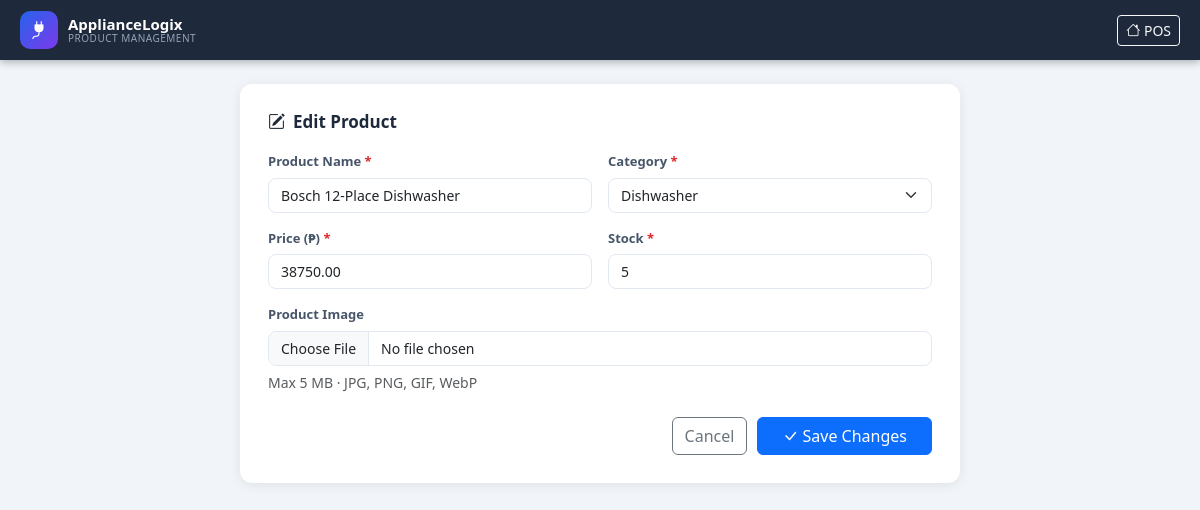
/products.php?action=edit&id=3, run on the app's committed database.
### tables this page shows
CREATE TABLE IF NOT EXISTS products (
    id           INT AUTO_INCREMENT PRIMARY KEY,
    product_name VARCHAR(150)  NOT NULL,
    price        DECIMAL(10,2) NOT NULL DEFAULT 0.00,
    stock        INT           NOT NULL DEFAULT 0,
    categories   VARCHAR(100)  NOT NULL DEFAULT 'Other',
    image        VARCHAR(255)  DEFAULT NULL,
    created_at   TIMESTAMP     DEFAULT CURRENT_TIMESTAMP,
    updated_at   TIMESTAMP     DEFAULT CURRENT_TIMESTAMP ON UPDATE CURRENT_TIMESTAMP
);

### products.php (the view, shortened to what this page needs)
<?php
require_once 'config.php';
$action  = $_GET['action'] ?? 'list';
$id      = (int)($_GET['id'] ?? 0);
$editing = null;
if ($action === 'edit' && $id) {
    $s = $conn->prepare('SELECT * FROM products WHERE id=?');
    $s->bind_param('i', $id); $s->execute();
    $editing = $s->get_result()->fetch_assoc();
}
$products = [];
$cats = ['Air Conditioner','Dishwasher','Microwave','Oven','Refrigerator','Washer'];
?>
<!DOCTYPE html>
<html lang="en">
<head>
<link rel="stylesheet" href="https://cdn.jsdelivr.net/npm/bootstrap@5.3.3/dist/css/bootstrap.min.css">
<link rel="stylesheet" href="https://cdn.jsdelivr.net/npm/bootstrap-icons@1.11.3/font/bootstrap-icons.min.css">
<link rel="stylesheet" href="assets/css/style.css">
</head>
<body class="admin-body">
<nav class="top-navbar">
  <div class="navbar-brand-area">
    <div class="brand-icon"><i class="bi bi-plug-fill"></i></div>
    <div class="brand-text">
      <span class="brand-name">ApplianceLogix</span>
      <span class="brand-sub">Product Management</span>
    </div>
  </div>
  <div class="navbar-actions">
    <a href="index.php" class="btn btn-outline-light btn-sm"><i class="bi bi-house"></i> POS</a>
  </div>
</nav>
<div class="admin-container">
<?php if ($action === 'list'): ?>
<div class="d-flex align-items-center mb-3 gap-3">
  <h4 class="mb-0 fw-bold">Products <span class="badge bg-primary"><?= count($products) ?></span></h4>
  <input type="text" id="adminSearch" class="form-control form-control-sm ms-auto" style="max-width:260px" placeholder="Search…">
</div>
<div class="table-responsive admin-table-wrap">
<table class="table table-hover align-middle admin-table" id="adminTable">
  <thead>
    <tr>
      <th>#</th>
      <th>Image</th>
      <th>Product Name</th>
      <th>Category</th>
      <th>Price</th>
      <th>Stock</th>
      <th class="text-center">Actions</th>
    </tr>
  </thead>
  <tbody>
  <?php if (empty($products)): ?>
    <tr><td colspan="7" class="text-center py-4 text-muted">No products yet. <a href="products.php?action=add">Add one →</a></td></tr>
  <?php endif; ?>
  <?php foreach ($products as $i => $p):
    $img = $p['image'] && file_exists($p['image']) ? $p['image'] : null;
    $stockClass = $p['stock'] === 0 ? 'text-danger fw-bold' : ($p['stock'] <= 5 ? 'text-warning fw-bold' : 'text-success fw-bold');
  ?>
  <tr>
    <td class="text-muted small"><?= $i+1 ?></td>
    <td>
      <?php if ($img): ?>
        <img src="<?= htmlspecialchars($img) ?>" class="admin-thumb" alt="">
      <?php else: ?>
        <div class="admin-thumb-placeholder"><i class="bi bi-plug-fill"></i></div>
      <?php endif; ?>
    </td>
    <td class="fw-semibold"><?= htmlspecialchars($p['product_name']) ?></td>
    <td><span class="badge bg-secondary-subtle text-secondary"><?= htmlspecialchars($p['categories']) ?></span></td>
    <td>₱<?= number_format($p['price'], 2) ?></td>
    <td class="<?= $stockClass ?>"><?= $p['stock'] ?></td>
    <td class="text-center">
      <a href="products.php?action=edit&id=<?= $p['id'] ?>" class="btn btn-sm btn-outline-primary me-1">
        <i class="bi bi-pencil"></i> Edit
      </a>
      <a href="products.php?action=delete&id=<?= $p['id'] ?>" class="btn btn-sm btn-outline-danger"
         onclick="return confirm('Delete «<?= addslashes($p['product_name']) ?>»?')">
        <i class="bi bi-trash3"></i> Delete
      </a>
    </td>
  </tr>
  <?php endforeach; ?>
  </tbody>
</table>
</div>
<?php else: ?>
<div class="form-card">
  <h5 class="form-card-title">
    <i class="bi bi-<?= $editing && ($editing['id'] ?? 0) ? 'pencil-square' : 'plus-circle' ?>"></i>
    <?= ($editing && ($editing['id'] ?? 0)) ? 'Edit Product' : 'Add New Product' ?>
  </h5>
  <form method="POST" enctype="multipart/form-data" class="product-form">
    <div class="form-row-grid">
      <div class="form-group-custom">
        <label>Product Name <span class="req">*</span></label>
        <input type="text" name="product_name" class="form-control"
               value="<?= htmlspecialchars($editing['product_name'] ?? '') ?>" required>
      </div>
      <div class="form-group-custom">
        <label>Category <span class="req">*</span></label>
        <select name="categories" class="form-select" required>
          <?php foreach ($cats as $c): ?>
          <option value="<?= $c ?>" <?= ($editing['categories'] ?? '') === $c ? 'selected' : '' ?>><?= $c ?></option>
          <?php endforeach; ?>
        </select>
      </div>
      <div class="form-group-custom">
        <label>Price (₱) <span class="req">*</span></label>
        <input type="number" name="price" class="form-control" step="0.01" min="0.01"
               value="<?= $editing['price'] ?? '' ?>" required>
      </div>
      <div class="form-group-custom">
        <label>Stock <span class="req">*</span></label>
        <input type="number" name="stock" class="form-control" min="0"
               value="<?= $editing['stock'] ?? 0 ?>" required>
      </div>
    </div>
    <div class="form-group-custom mt-3">
      <label>Product Image</label>
      <input type="file" name="image" class="form-control" accept="image/*" id="imgInput" onchange="previewImg(this)">
      <small class="text-muted">Max 5 MB · JPG, PNG, GIF, WebP</small>
    </div>
    <div class="form-actions-row">
      <a href="products.php" class="btn btn-outline-secondary">Cancel</a>
      <button type="submit" class="btn btn-primary px-4">
        <i class="bi bi-check-lg"></i>
        <?= ($editing && ($editing['id'] ?? 0)) ? 'Save Changes' : 'Add Product' ?>
      </button>
    </div>
  </form>
</div>
<?php endif; ?>
</div>
</body>
</html>

### assets/css/style.css (style rules this page uses)
*, *::before, *::after { box-sizing: border-box; margin: 0; padding: 0; }
:root { --blue: #2563eb; --blue-dark: #1d4ed8; --green: #16a34a; --red: #dc2626; --amber: #d97706; --bg: #f1f5f9; --card-bg: #ffffff; --nav-bg: #1e293b; --nav-h: 60px; --cat-h: 52px; --panel-w: 340px; --radius: 12px; --shadow: 0 2px 12px rgba(0,0,0,.08); --shadow-hover: 0 8px 24px rgba(0,0,0,.14); --transition: .2s ease; }
body { background: var(--bg); font-family: 'Segoe UI', system-ui, sans-serif; color: #1e293b; }
.top-navbar { position: fixed; top: 0; left: 0; right: 0; z-index: 1000; height: var(--nav-h); background: var(--nav-bg); display: flex; align-items: center; gap: 16px; padding: 0 20px; box-shadow: 0 2px 8px rgba(0,0,0,.3); }
.navbar-brand-area { display: flex; align-items: center; gap: 10px; flex-shrink: 0; }
.brand-icon { width: 38px; height: 38px; background: linear-gradient(135deg, var(--blue), #7c3aed); border-radius: 10px; display: flex; align-items: center; justify-content: center; color: #fff; font-size: 18px; }
.brand-text { display: flex; flex-direction: column; line-height: 1.1; }
.brand-name { color: #fff; font-size: 15px; font-weight: 700; }
.brand-sub { color: #94a3b8; font-size: 10px; letter-spacing: .5px; text-transform: uppercase; }
.navbar-actions { display: flex; align-items: center; gap: 12px; margin-left: auto; flex-shrink: 0; }
.admin-body { background: var(--bg); }
.admin-container { max-width: 1100px; margin: 0 auto; padding: calc(var(--nav-h) + 24px) 20px 40px; }
.form-card { background: #fff; border-radius: var(--radius); box-shadow: var(--shadow); padding: 28px; max-width: 720px; margin: 0 auto; }
.form-card-title { font-size: 17px; font-weight: 700; margin-bottom: 20px; display: flex; align-items: center; gap: 8px; }
.form-row-grid { display: grid; grid-template-columns: 1fr 1fr; gap: 16px; }
.form-group-custom { display: flex; flex-direction: column; gap: 6px; }
.form-group-custom label { font-size: 13px; font-weight: 600; color: #475569; }
.form-group-custom .form-control, .form-group-custom .form-select { border-radius: 8px; border-color: #e2e8f0; font-size: 14px; }
.req { color: var(--red); }
.form-actions-row { display: flex; justify-content: flex-end; gap: 10px; margin-top: 24px; }

### data on the page
products: product_name "Bosch 12-Place Dishwasher", categories "Dishwasher", price "38750.00", stock "5"
